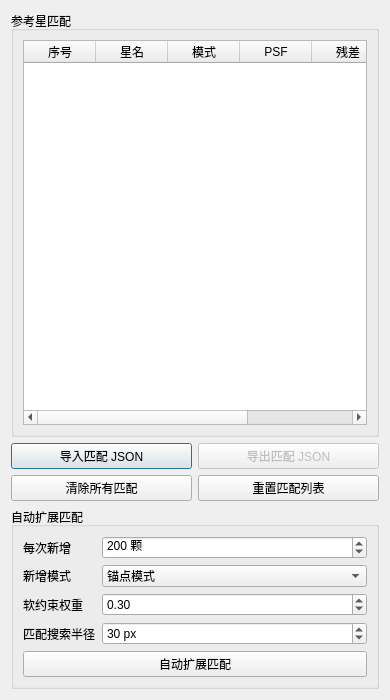
<?xml version="1.0" encoding="UTF-8"?>
<ui version="4.0">
 <class>StarPairAssistantDialog</class>
 <widget class="QDialog" name="StarPairAssistantDialog">
  <property name="geometry">
   <rect>
    <x>0</x>
    <y>0</y>
    <width>390</width>
    <height>700</height>
   </rect>
  </property>
  <property name="minimumSize">
   <size>
    <width>350</width>
    <height>560</height>
   </size>
  </property>
  <property name="maximumSize">
   <size>
    <width>390</width>
    <height>16777215</height>
   </size>
  </property>
  <property name="windowTitle">
   <string>星点匹配助手</string>
  </property>
  <layout class="QVBoxLayout" name="verticalLayoutStarPairAssistant">
   <item>
    <widget class="QGroupBox" name="groupBoxStarPairs">
     <property name="title">
      <string>参考星匹配</string>
     </property>
     <layout class="QVBoxLayout" name="verticalLayoutStarPairs">
      <item>
       <widget class="QTableWidget" name="tableWidgetStarPairs">
        <property name="minimumSize">
         <size>
          <width>0</width>
          <height>260</height>
         </size>
        </property>
        <property name="contextMenuPolicy">
         <enum>Qt::CustomContextMenu</enum>
        </property>
        <property name="alternatingRowColors">
         <bool>true</bool>
        </property>
        <property name="selectionMode">
         <enum>QAbstractItemView::ExtendedSelection</enum>
        </property>
        <property name="selectionBehavior">
         <enum>QAbstractItemView::SelectRows</enum>
        </property>
        <property name="verticalScrollMode">
         <enum>QAbstractItemView::ScrollPerPixel</enum>
        </property>
        <property name="rowCount">
         <number>0</number>
        </property>
        <property name="columnCount">
         <number>6</number>
        </property>
        <attribute name="horizontalHeaderCascadingSectionResizes">
         <bool>false</bool>
        </attribute>
        <attribute name="horizontalHeaderDefaultSectionSize">
         <number>72</number>
        </attribute>
        <attribute name="horizontalHeaderMinimumSectionSize">
         <number>24</number>
        </attribute>
        <attribute name="horizontalHeaderStretchLastSection">
         <bool>false</bool>
        </attribute>
        <attribute name="verticalHeaderVisible">
         <bool>false</bool>
        </attribute>
        <column>
         <property name="text">
          <string>序号</string>
         </property>
        </column>
        <column>
         <property name="text">
          <string>星名</string>
         </property>
        </column>
        <column>
         <property name="text">
          <string>模式</string>
         </property>
        </column>
        <column>
         <property name="text">
          <string>PSF</string>
         </property>
        </column>
        <column>
         <property name="text">
          <string>残差</string>
         </property>
        </column>
        <column>
         <property name="text">
          <string>标注</string>
         </property>
        </column>
       </widget>
      </item>
     </layout>
    </widget>
   </item>
   <item>
    <layout class="QHBoxLayout" name="horizontalLayoutStarPairSessionButtons">
     <item>
      <widget class="QPushButton" name="pushButtonImportStarPairs">
       <property name="text">
        <string>导入匹配 JSON</string>
       </property>
      </widget>
     </item>
     <item>
      <widget class="QPushButton" name="pushButtonExportStarPairs">
       <property name="enabled">
        <bool>false</bool>
       </property>
       <property name="text">
        <string>导出匹配 JSON</string>
       </property>
      </widget>
     </item>
    </layout>
   </item>
   <item>
    <layout class="QHBoxLayout" name="horizontalLayoutStarPairResetButtons">
     <item>
      <widget class="QPushButton" name="pushButtonClearStarPairs">
       <property name="toolTip">
        <string>保留参考星行，只清除已经点选或自动匹配的位置</string>
       </property>
       <property name="text">
        <string>清除所有匹配</string>
       </property>
      </widget>
     </item>
     <item>
      <widget class="QPushButton" name="pushButtonDeleteStarPairs">
       <property name="toolTip">
        <string>清空匹配与参考星行，再按当前参考星图重新生成初始列表</string>
       </property>
       <property name="text">
        <string>重置匹配列表</string>
       </property>
      </widget>
     </item>
    </layout>
   </item>
   <item>
    <widget class="QGroupBox" name="groupBoxAutoMatch">
     <property name="title">
      <string>自动扩展匹配</string>
     </property>
     <layout class="QVBoxLayout" name="verticalLayoutAutoMatch">
      <item>
       <layout class="QFormLayout" name="formLayoutAutoMatch">
        <property name="fieldGrowthPolicy">
         <enum>QFormLayout::AllNonFixedFieldsGrow</enum>
        </property>
        <property name="labelAlignment">
         <set>Qt::AlignLeft|Qt::AlignVCenter</set>
        </property>
        <item row="0" column="0">
         <widget class="QLabel" name="labelAutoMatchCount">
          <property name="text">
           <string>每次新增</string>
          </property>
         </widget>
        </item>
        <item row="0" column="1">
         <widget class="QSpinBox" name="spinBoxAutoMatchCount">
          <property name="minimum">
           <number>1</number>
          </property>
          <property name="maximum">
           <number>10000</number>
          </property>
          <property name="value">
           <number>200</number>
          </property>
          <property name="suffix">
           <string> 颗</string>
          </property>
         </widget>
        </item>
        <item row="1" column="0">
         <widget class="QLabel" name="labelAutoMatchConstraintMode">
          <property name="text">
           <string>新增模式</string>
          </property>
         </widget>
        </item>
        <item row="1" column="1">
         <widget class="QComboBox" name="comboBoxAutoMatchConstraintMode">
          <item>
           <property name="text">
            <string>锚点模式</string>
           </property>
          </item>
          <item>
           <property name="text">
            <string>软约束模式</string>
           </property>
          </item>
         </widget>
        </item>
        <item row="2" column="0">
         <widget class="QLabel" name="labelAutoMatchSoftWeight">
          <property name="text">
           <string>软约束权重</string>
          </property>
         </widget>
        </item>
        <item row="2" column="1">
         <widget class="QDoubleSpinBox" name="doubleSpinBoxAutoMatchSoftWeight">
          <property name="decimals">
           <number>2</number>
          </property>
          <property name="minimum">
           <double>0.010000000000000</double>
          </property>
          <property name="maximum">
           <double>1.000000000000000</double>
          </property>
          <property name="singleStep">
           <double>0.050000000000000</double>
          </property>
          <property name="value">
           <double>0.300000000000000</double>
          </property>
         </widget>
        </item>
        <item row="3" column="0">
         <widget class="QLabel" name="labelAutoMatchRadius">
          <property name="text">
           <string>匹配搜索半径</string>
          </property>
         </widget>
        </item>
        <item row="3" column="1">
         <widget class="QSpinBox" name="spinBoxAutoMatchRadius">
          <property name="toolTip">
           <string>星表预测位置到检测星源的最大允许距离；PSF 拟合窗口与此参数相互独立。</string>
          </property>
          <property name="minimum">
           <number>4</number>
          </property>
          <property name="maximum">
           <number>300</number>
          </property>
          <property name="value">
           <number>30</number>
          </property>
          <property name="suffix">
           <string> px</string>
          </property>
         </widget>
        </item>
       </layout>
      </item>
      <item>
       <widget class="QPushButton" name="pushButtonAutoMatchFieldStars">
        <property name="text">
         <string>自动扩展匹配</string>
        </property>
       </widget>
      </item>
     </layout>
    </widget>
   </item>
  </layout>
 </widget>
 <resources/>
 <connections/>
</ui>
